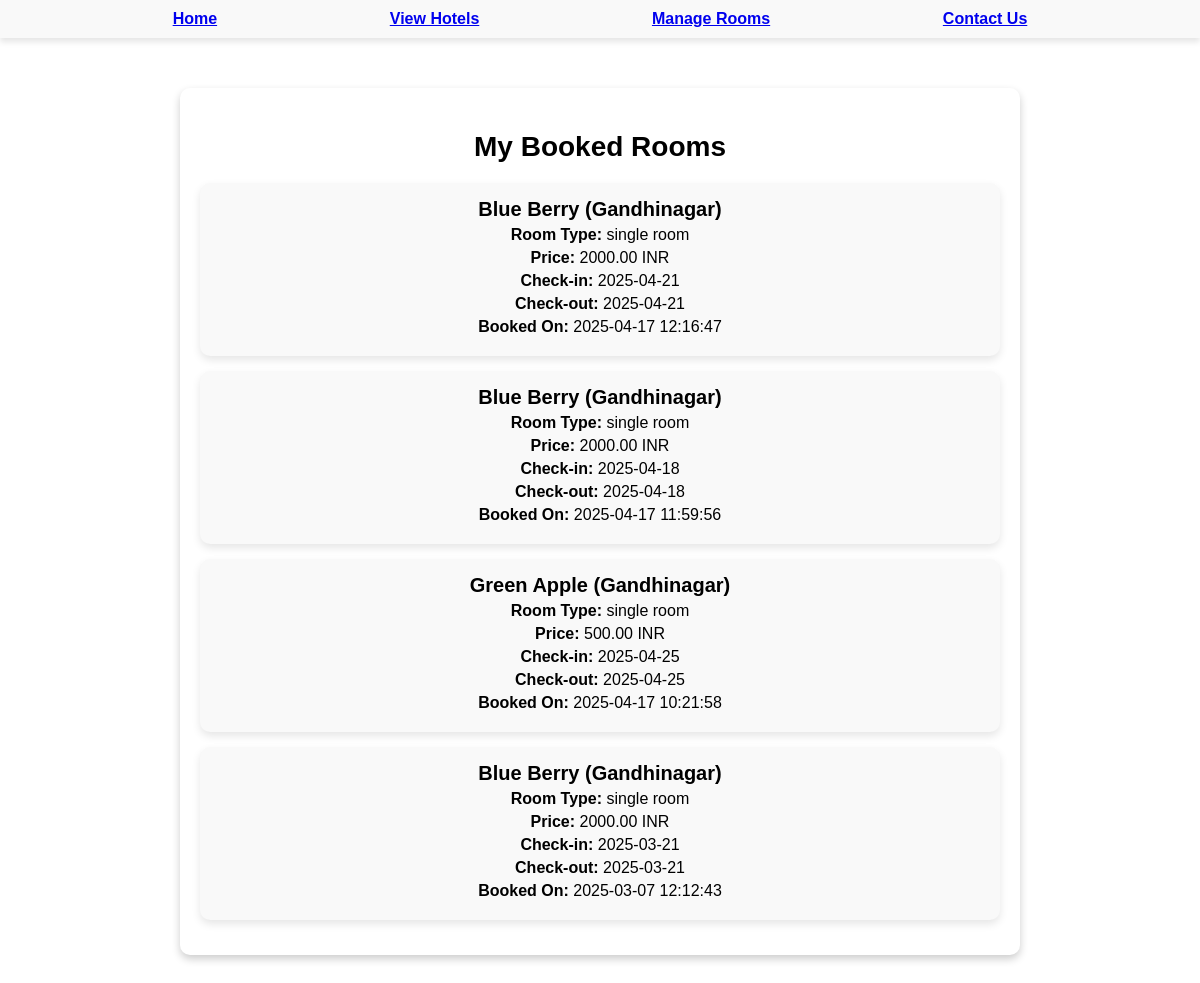
The page /mybookings.php (signed in) on the database its author committed.
### tables this page shows
CREATE TABLE `bookingss` (
  `id` int(11) NOT NULL,
  `user_id` int(11) NOT NULL,
  `booking_date` timestamp NOT NULL DEFAULT current_timestamp(),
  `room_id` int(11) NOT NULL,
  `check_in_date` date NOT NULL DEFAULT curdate(),
  `check_out_date` date NOT NULL DEFAULT curdate(),
  `booking_time` timestamp(6) NOT NULL DEFAULT current_timestamp(6),
  `email` varchar(50) NOT NULL,
  `num_people` int(11) NOT NULL DEFAULT 1
);

CREATE TABLE `hotels` (
  `id` int(11) NOT NULL,
  `name` varchar(255) DEFAULT NULL,
  `location` varchar(255) DEFAULT NULL,
  `rating` float DEFAULT NULL
);

CREATE TABLE `rooms` (
  `id` int(11) NOT NULL,
  `hotel_id` int(11) DEFAULT NULL,
  `room_type` varchar(100) DEFAULT NULL,
  `price` decimal(10,2) DEFAULT NULL,
  `availability` tinyint(1) DEFAULT 1
);

### mybookings.php (the view, shortened to what this page needs)
<?php
$conn = new mysqli("localhost", "root", "", "hbook");
$user_email = $_SESSION['email'];
$sql = "SELECT bookingss.*, rooms.room_type, rooms.price, hotels.name AS hotel_name, hotels.location
        FROM bookingss
        JOIN rooms ON bookingss.room_id = rooms.id
        JOIN hotels ON rooms.hotel_id = hotels.id
        WHERE bookingss.email = ?
        ORDER BY bookingss.booking_date DESC";
$stmt = $conn->prepare($sql);
$stmt->bind_param("s", $user_email);
$stmt->execute();
$result = $stmt->get_result();
?>
<!DOCTYPE html>
<html lang="en">
<head>
</head>
<body>
<nav>
    <a href="dashboard.php"> Home</a>
    <a href="hotel.php"> View Hotels</a>
    <a href="manage1.php"> Manage Rooms</a>
    <a href="contact.php"> Contact Us</a>
</nav>
<div class="container">
    <h2>My Booked Rooms</h2>
    <?php if ($result->num_rows > 0) { ?>
        <?php while ($booking = $result->fetch_assoc()) { ?>
            <div class="booking-card">
                <h3><?= htmlspecialchars($booking['hotel_name']); ?> (<?= htmlspecialchars($booking['location']); ?>)</h3>
                <p><strong>Room Type:</strong> <?= htmlspecialchars($booking['room_type']); ?></p>
                <p><strong>Price:</strong> <?= htmlspecialchars($booking['price']); ?> INR</p>
                <p><strong>Check-in:</strong> <?= htmlspecialchars($booking['check_in_date']); ?></p>
                <p><strong>Check-out:</strong> <?= htmlspecialchars($booking['check_out_date']); ?></p>
                <p><strong>Booked On:</strong> <?= htmlspecialchars($booking['booking_date']); ?></p>
            </div>
        <?php } ?>
    <?php } else { ?>
        <p>No bookings found.</p>
    <?php } ?>
</div>
</body>
</html>

### mybookings.php (style rules this page uses)
body { font-family: 'Poppins', sans-serif; background: url('h1.jpg') no-repeat center center fixed; margin: 0; padding: 0; text-align: center; color: white; }
nav { display: flex; font-weight: bold; justify-content: space-evenly; background-color: #f9f9f9; padding: 10px 0; box-shadow: 0 4px 6px rgba(0, 0, 0, 0.1); }
.container { max-width: 800px; background: white; color: black; padding: 20px; margin: 50px auto; border-radius: 10px; box-shadow: 0 4px 8px rgba(0, 0, 0, 0.2); }
h2 { font-size: 28px; margin-bottom: 20px; }
.booking-card { background: #f9f9f9; padding: 15px; border-radius: 10px; box-shadow: 0 4px 8px rgba(0, 0, 0, 0.1); margin-bottom: 15px; }
.booking-card h3 { margin: 0; font-size: 20px; }
.booking-card p { margin: 5px 0; }

### rows shown on the page
bookingss: hotels.name "Blue Berry", hotels.location "Gandhinagar", room.room_type "single room", room.price "2000.00", check_in_date "2025-04-21", check_out_date "2025-04-21", booking_date "2025-04-17 12:16:47"
bookingss: hotels.name "Blue Berry", hotels.location "Gandhinagar", room.room_type "single room", room.price "2000.00", check_in_date "2025-04-18", check_out_date "2025-04-18", booking_date "2025-04-17 11:59:56"
bookingss: hotels.name "Green Apple", hotels.location "Gandhinagar", room.room_type "single room", room.price "500.00", check_in_date "2025-04-25", check_out_date "2025-04-25", booking_date "2025-04-17 10:21:58"
bookingss: hotels.name "Blue Berry", hotels.location "Gandhinagar", room.room_type "single room", room.price "2000.00", check_in_date "2025-03-21", check_out_date "2025-03-21", booking_date "2025-03-07 12:12:43"
